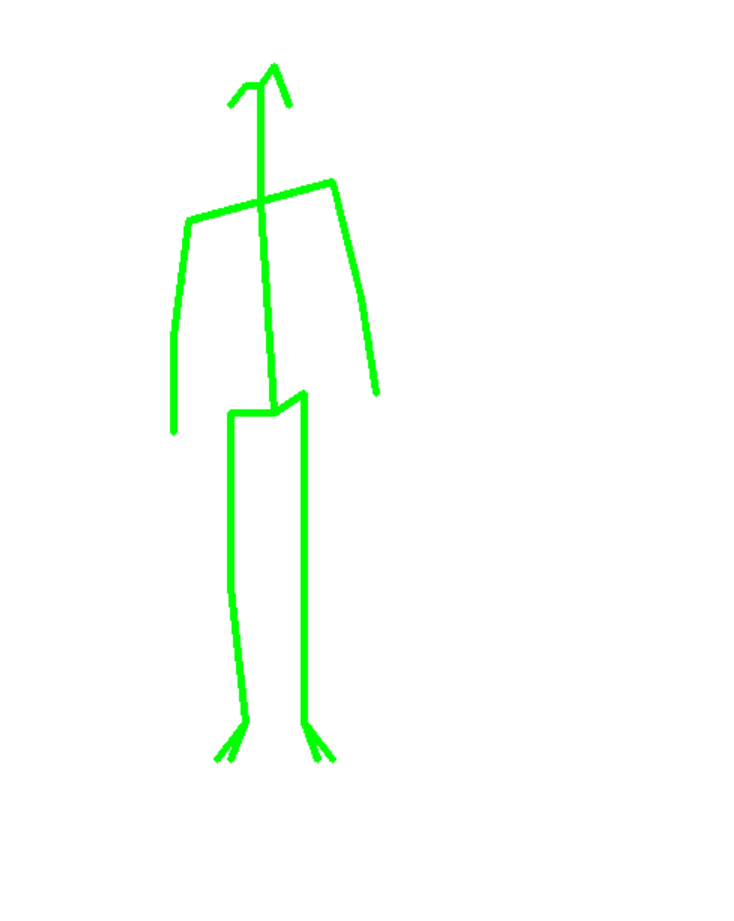
#> input picture 필요한자료/1108 SKELETONED DATA/shoulder/1.PNG, 734 x 921 px, found by its file name; its folder holds only this picture in this run
$ jupyter execute --allow-errors 'findContours code_part.ipynb'
#> lines starting #> are read from the running program, lines starting #| are printed output that depends on the picture; after the words box and inside, x2 and y2 are one past the last pixel; in counts of white or black regions, pixels touching at a corner belong together
### cv2.findContours(어깨 틀어짐)

[cell 1]
import os
import cv2
import matplotlib.pyplot as plt

x=0
for i in os.listdir('C:/Users/leesu/model/pose_estimation/openpose-master/test2/shoulder/'):
    path = 'C:/Users/leesu/model/pose_estimation/openpose-master/test2/shoulder/'+i
    modified_path = 'C:/Users/leesu/model/pose_estimation/openpose-master/test2/s_crop/'
    image = cv2.imread(path)
#> image is the input picture: shape (921, 734, 3); mean B, G, R 249.7, 255, 249.7
    img_gray = cv2.cvtColor(image, cv2.COLOR_BGR2GRAY)
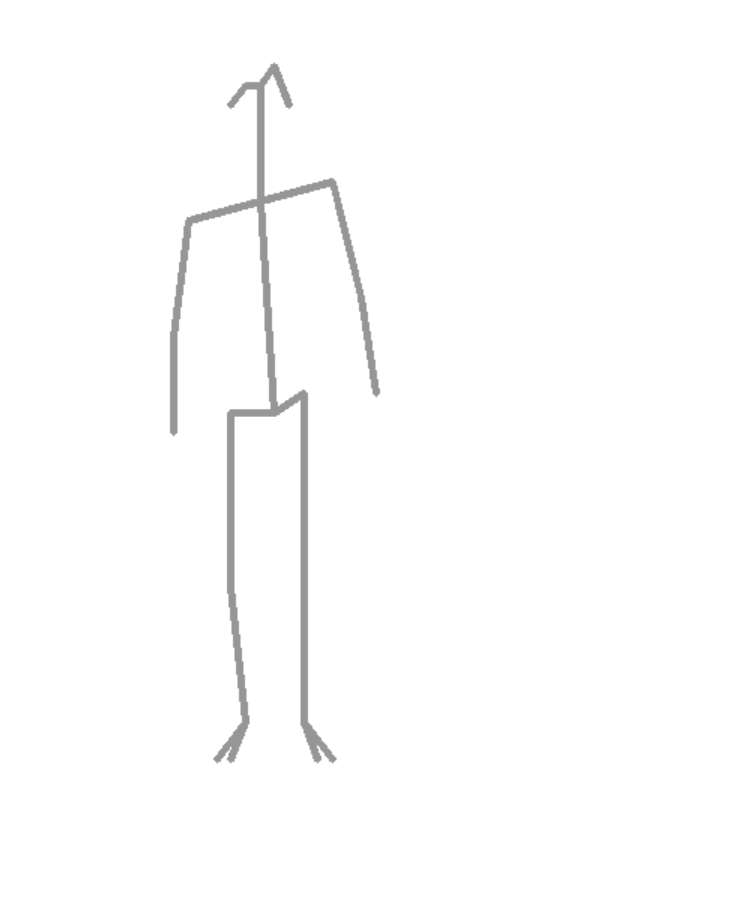
#> img_gray: shape (921, 734); min 150, max 255, mean 252.8
    # 이미지중 선이미지를 찾아 표시
    # 컨투어란, 윤곽이라는 뜻 opencv에서 영상이나 이미지의 외곽 혹은 내곽 검출
    # findContours 함수를 통해 이진화 이미지에서 윤곽선 찾아냄.
    ret, img_th = cv2.threshold(img_gray, 150, 230, cv2.THRESH_BINARY_INV)
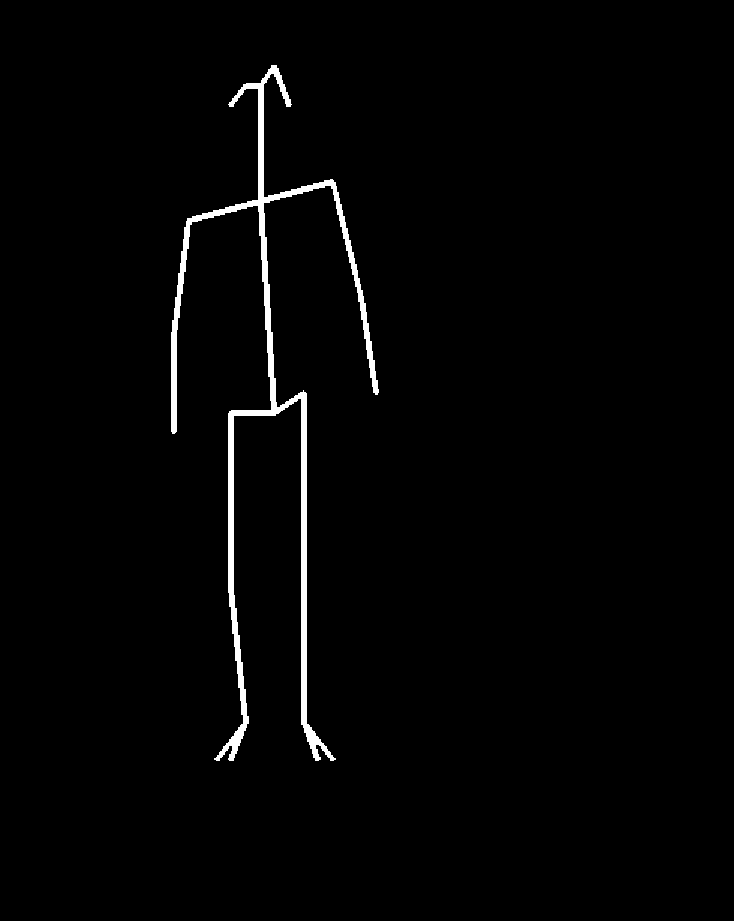
#> img_th: shape (921, 734); values 0 (black) and 230 (white), 1.6% white; 1 white region
    contours, hierachy =cv2.findContours(img_th.copy(),cv2.RETR_EXTERNAL, cv2.CHAIN_APPROX_SIMPLE)
#> contours = 1 contour; box (x1, y1, x2, y2) and area: (171, 65, 379, 761) 8980
    rects = [cv2.boundingRect(each) for each in contours]
#> rects = [(171, 65, 208, 696)]

    for rect in rects:
        cv2.rectangle(image, (rect[0], rect[1]),
                     (rect[0] + rect[2], rect[1] + rect[3]), (0, 255, 0),1)
        # cv2.rectangle(사진, 왼쪽위 좌표, 오른쪽아래 좌표 , 선의 색, 선의 두께)

        image = image.copy()
        # [시작 height : 끝 height, 시작 width : 끝 width]
        print('왼쪽 위 :', rect[0],rect[1])
        print('왼쪽 아래 :', rect[0],rect[1]+rect[3])
        print('오른쪽 위 :', rect[0] + rect[2],rect[1])
        print('오른쪽 아래 :', rect[0] + rect[2], rect[1] + rect[3])

        # 해당이미지 부분만 추출
        # 부위별 슬라이싱(어깨 틀어짐)
        a = int(rect[1]+rect[2]*0.2)
        b = int(rect[3]*0.5)
        cropped_image = image[a:b, rect[0]:rect[0] + rect[2]] # Slicing to crop the image
#> this loop made 1 pass
#> (rect, a, b) on pass 1: ((171, 65, 208, 696), 106, 348)
#| 왼쪽 위 : 171 65
#| 왼쪽 아래 : 171 761
#| 오른쪽 위 : 379 65
#| 오른쪽 아래 : 379 761
#> pass 1, `cropped_image = image[a:b, rect[0]:rect[0] + rect[2]]`:
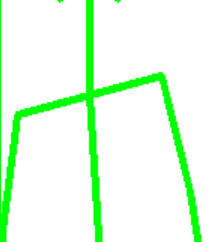
#> cropped_image: shape (242, 208, 3); mean B, G, R 228.1, 255, 228.1

    cv2.imwrite(modified_path+'crop_image%d.png'%x, cropped_image)
    x+=1

$ run again, on 필요한자료/1108 SKELETONED DATA/shoulder/13.PNG
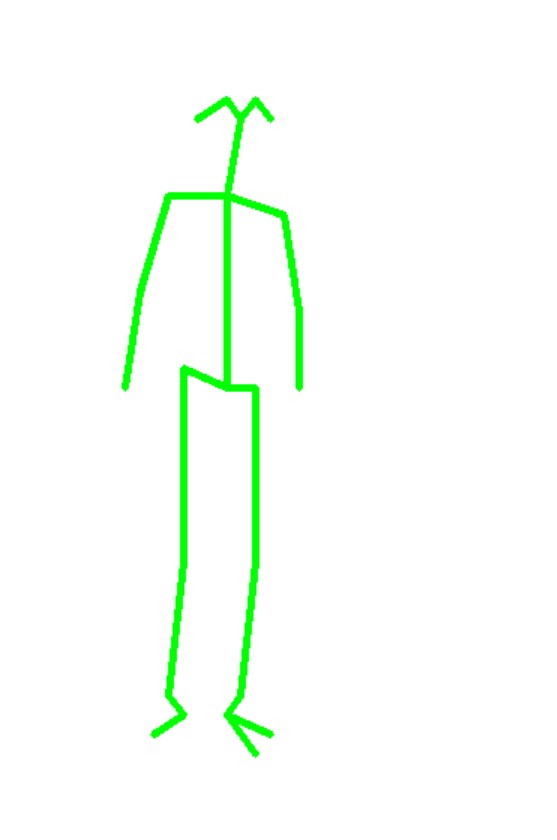
#> input picture 필요한자료/1108 SKELETONED DATA/shoulder/13.PNG, 557 x 840 px, found by its file name
#> image is the input picture: shape (840, 557, 3); mean B, G, R 247.9, 255, 247.9
#> `ret, img_th = cv2.threshold(img_gray, 150, 230, cv2.THRESH_BINARY_INV)`:
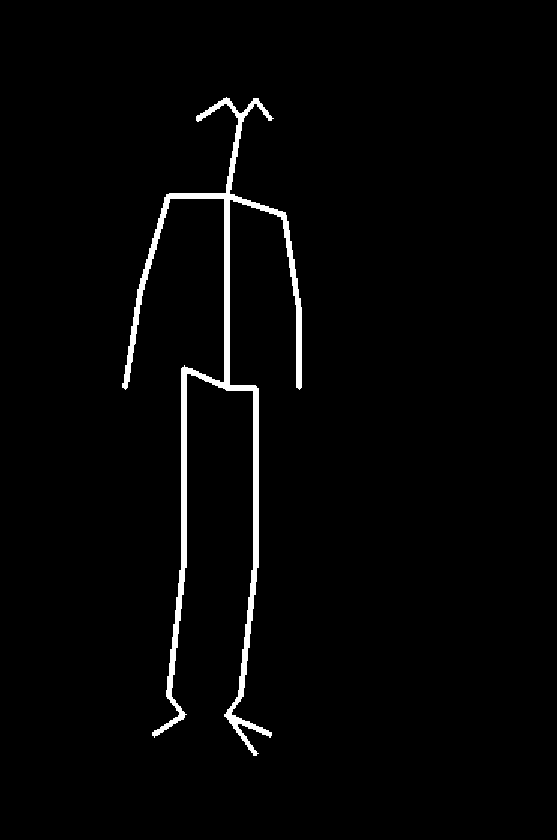
#> img_th: shape (840, 557); values 0 (black) and 230 (white), 2.1% white; 1 white region
#> contours = 1 contour; box (x1, y1, x2, y2) and area: (122, 97, 302, 756) 8262
#> rects = [(122, 97, 180, 659)]
#> the loop `for rect in rects:` made 1 pass
#> (rect, a, b) on pass 1: ((122, 97, 180, 659), 133, 329)
#> (printed output is left out)
#> pass 1, `cropped_image = image[a:b, rect[0]:rect[0] + rect[2]]`:
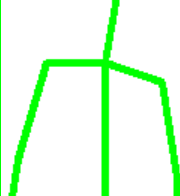
#> cropped_image: shape (196, 180, 3); mean B, G, R 223.4, 255, 223.4

$ run again, on 필요한자료/1108 SKELETONED DATA/shoulder/14.PNG
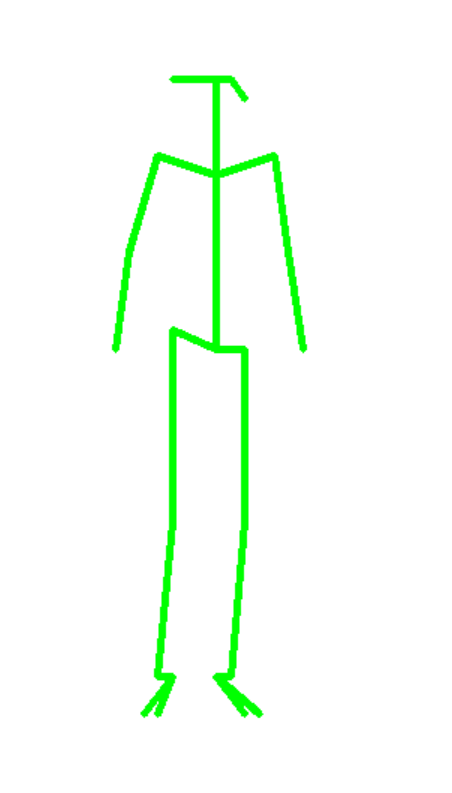
#> input picture 필요한자료/1108 SKELETONED DATA/shoulder/14.PNG, 452 x 793 px, found by its file name
#> image is the input picture: shape (793, 452, 3); mean B, G, R 245.4, 255, 245.4
#> `ret, img_th = cv2.threshold(img_gray, 150, 230, cv2.THRESH_BINARY_INV)`:
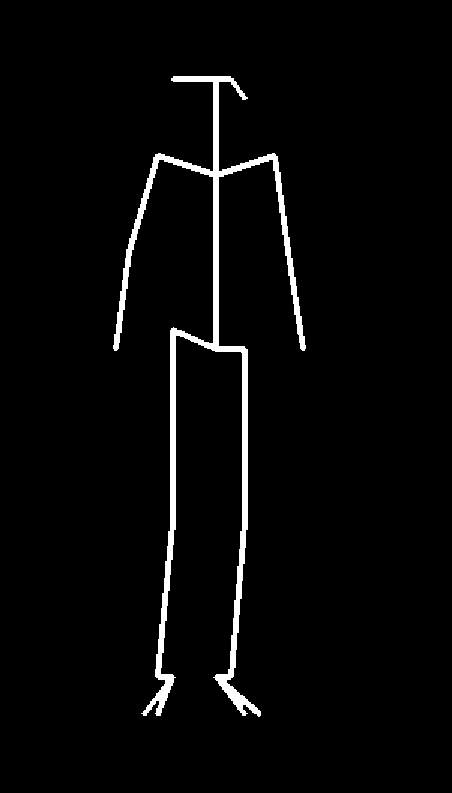
#> img_th: shape (793, 452); values 0 (black) and 230 (white), 2.9% white; 1 white region
#> contours = 1 contour; box (x1, y1, x2, y2) and area: (113, 76, 306, 717) 8776
#> rects = [(113, 76, 193, 641)]
#> the loop `for rect in rects:` made 1 pass
#> (rect, a, b) on pass 1: ((113, 76, 193, 641), 114, 320)
#> (printed output is left out)
#> pass 1, `cropped_image = image[a:b, rect[0]:rect[0] + rect[2]]`:
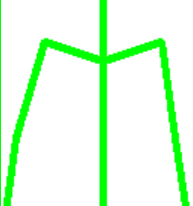
#> cropped_image: shape (206, 193, 3); mean B, G, R 221.8, 255, 221.8

$ run again, on 필요한자료/1108 SKELETONED DATA/shoulder/15.PNG
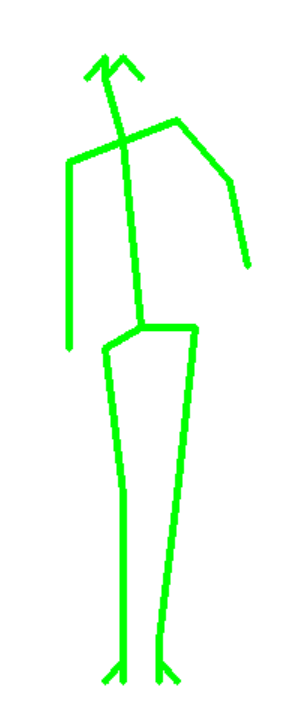
#> input picture 필요한자료/1108 SKELETONED DATA/shoulder/15.PNG, 307 x 726 px, found by its file name
#> image is the input picture: shape (726, 307, 3); mean B, G, R 241.1, 255, 241.1
#> `ret, img_th = cv2.threshold(img_gray, 150, 230, cv2.THRESH_BINARY_INV)`:
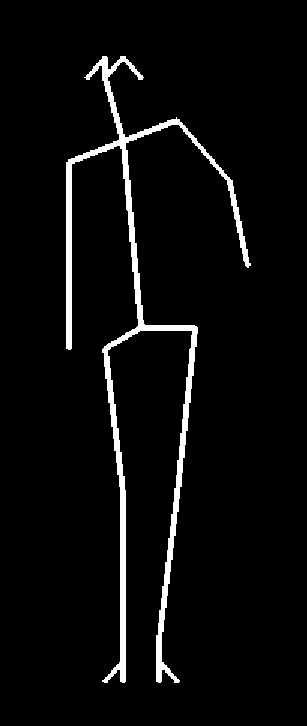
#> img_th: shape (726, 307); values 0 (black) and 230 (white), 4.2% white; 1 white region
#> contours = 1 contour; box (x1, y1, x2, y2) and area: (66, 56, 251, 683) 7685
#> rects = [(66, 56, 185, 627)]
#> the loop `for rect in rects:` made 1 pass
#> (rect, a, b) on pass 1: ((66, 56, 185, 627), 93, 313)
#> (printed output is left out)
#> pass 1, `cropped_image = image[a:b, rect[0]:rect[0] + rect[2]]`:
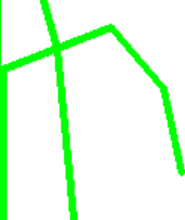
#> cropped_image: shape (220, 185, 3); mean B, G, R 225, 255, 225
